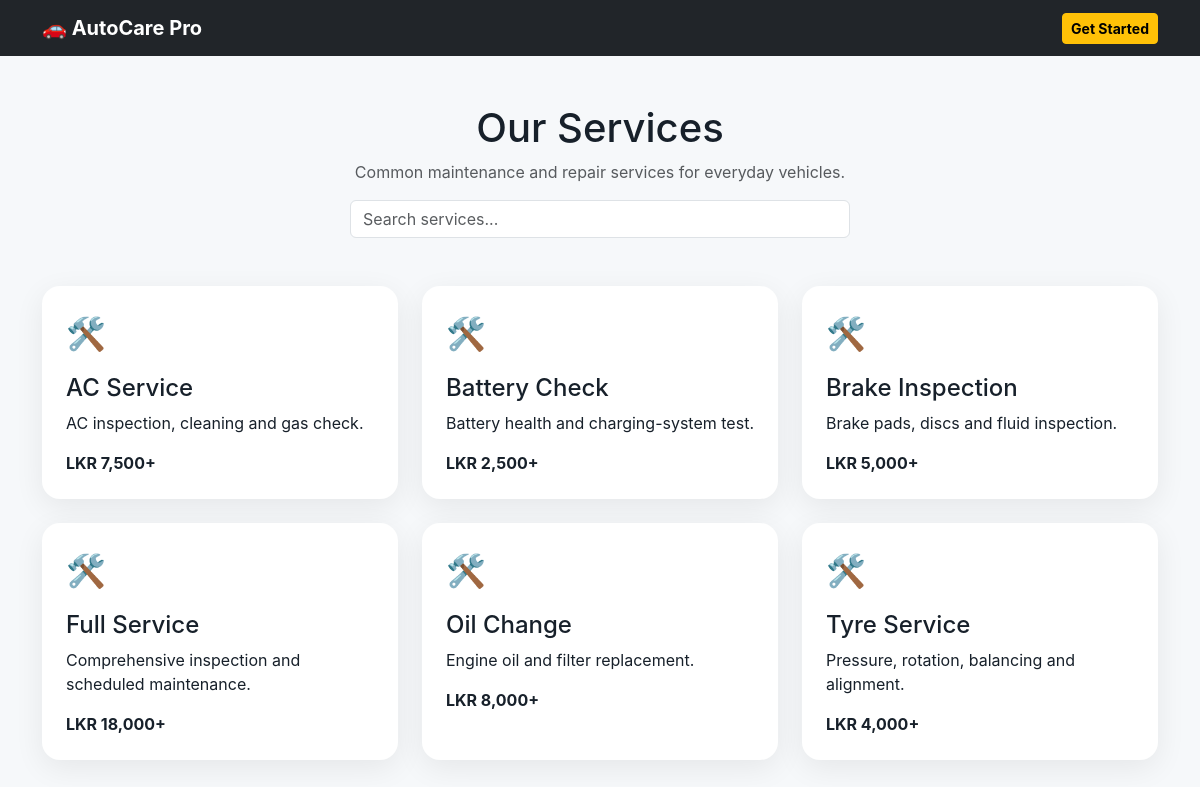
Screenshot of /pages/services.php with the database file from the repository.
### tables this page shows
CREATE TABLE services (
	id INT AUTO_INCREMENT PRIMARY KEY,
	name VARCHAR(100) NOT NULL UNIQUE,
	description TEXT NOT NULL,
	price VARCHAR(50) NOT NULL,
	created_at TIMESTAMP DEFAULT CURRENT_TIMESTAMP
);

### includes/functions.php (called while the page is built, shortened)
<?php
function e($value)
{
    return htmlspecialchars((string) $value, ENT_QUOTES, 'UTF-8');
}
?>

### pages/services.php (the view, shortened to what this page needs)
<?php
require_once __DIR__ . "/../includes/db.php";
require_once __DIR__ . "/../includes/functions.php";
$services = $pdo->query("SELECT * FROM services ORDER BY name")->fetchAll();
?>
<!doctype html>
<html lang="en">
<head>
    <link href="https://cdn.jsdelivr.net/npm/bootstrap@5.3.3/dist/css/bootstrap.min.css" rel="stylesheet">
    <link rel="stylesheet" href="../css/style.css">
</head>
<body>
    <nav class="navbar navbar-expand-lg bg-dark navbar-dark">
        <div class="container">
            <a class="navbar-brand fw-bold" href="../index.php">🚗 AutoCare Pro</a>
            <a class="btn btn-warning btn-sm" href="../auth/register.php">Get Started</a>
        </div>
    </nav>
    <div class="container py-5">
        <div class="text-center mb-5">
            <h1>Our Services</h1>
            <p class="text-muted">Common maintenance and repair services for everyday vehicles.</p>
            <input id="serviceSearch" class="form-control mx-auto" style="max-width:500px" placeholder="Search services...">
        </div>
        <div class="row g-4" id="serviceGrid">
            <?php foreach ($services as $service): ?>
                <div class="col-md-6 col-lg-4 service-item">
                    <div class="feature-card h-100">
                        <div class="icon">🛠️</div>
                        <h4><?= e($service['name']) ?></h4>
                        <p><?= e($service['description']) ?></p>
                        <strong><?= e($service['price']) ?></strong>
                    </div>
                </div>
            <?php endforeach; ?>
        </div>
    </div>
</body>
</html>

### css/style.css (style rules this page uses)
:root { --accent:#ffc107;--dark:#10151c }
body { font-family:Inter,system-ui,-apple-system,Segoe UI,sans-serif;background:#f6f8fa;color:#17202a }
.feature-card,.stat-card { background:#fff;border-radius:18px;padding:1.5rem;box-shadow:0 8px 30px rgba(0,0,0,.07);transition:.25s }
.icon { font-size:2rem;margin-bottom:1rem }
.btn-warning { font-weight:700 }

### rows the page displays
services: name "AC Service", description "AC inspection, cleaning and gas check.", price "LKR 7,500+"
services: name "Battery Check", description "Battery health and charging-system test.", price "LKR 2,500+"
services: name "Brake Inspection", description "Brake pads, discs and fluid inspection.", price "LKR 5,000+"
services: name "Full Service", description "Comprehensive inspection and scheduled maintenance.", price "LKR 18,000+"
services: name "Oil Change", description "Engine oil and filter replacement.", price "LKR 8,000+"
services: name "Tyre Service", description "Pressure, rotation, balancing and alignment.", price "LKR 4,000+"
